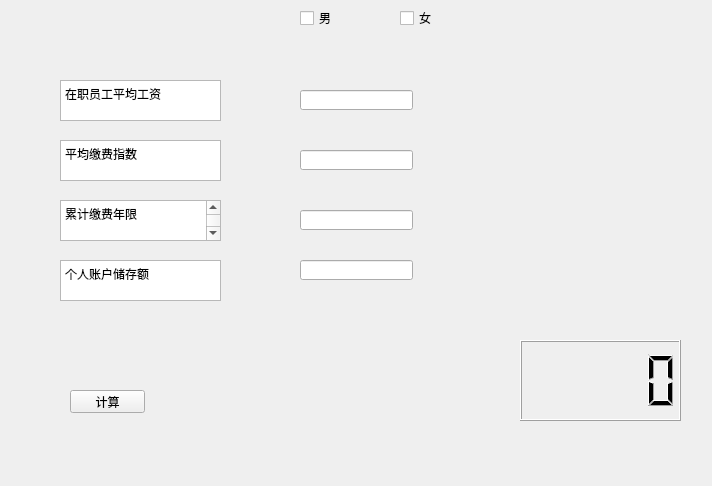
<?xml version="1.0" encoding="UTF-8"?>
<ui version="4.0">
 <class>Form</class>
 <widget class="QWidget" name="Form">
  <property name="geometry">
   <rect>
    <x>0</x>
    <y>0</y>
    <width>712</width>
    <height>486</height>
   </rect>
  </property>
  <property name="windowTitle">
   <string>养老金计算器</string>
  </property>
  <widget class="QTextBrowser" name="textBrowser">
   <property name="geometry">
    <rect>
     <x>60</x>
     <y>80</y>
     <width>161</width>
     <height>41</height>
    </rect>
   </property>
   <property name="html">
    <string>&lt;!DOCTYPE HTML PUBLIC &quot;-//W3C//DTD HTML 4.0//EN&quot; &quot;http://www.w3.org/TR/REC-html40/strict.dtd&quot;&gt;
&lt;html&gt;&lt;head&gt;&lt;meta name=&quot;qrichtext&quot; content=&quot;1&quot; /&gt;&lt;style type=&quot;text/css&quot;&gt;
p, li { white-space: pre-wrap; }
&lt;/style&gt;&lt;/head&gt;&lt;body style=&quot; font-family:'SimSun'; font-size:9pt; font-weight:400; font-style:normal;&quot;&gt;
&lt;p style=&quot; margin-top:0px; margin-bottom:0px; margin-left:0px; margin-right:0px; -qt-block-indent:0; text-indent:0px;&quot;&gt;在职员工平均工资&lt;/p&gt;&lt;/body&gt;&lt;/html&gt;</string>
   </property>
  </widget>
  <widget class="QTextBrowser" name="textBrowser_2">
   <property name="geometry">
    <rect>
     <x>60</x>
     <y>140</y>
     <width>161</width>
     <height>41</height>
    </rect>
   </property>
   <property name="html">
    <string>&lt;!DOCTYPE HTML PUBLIC &quot;-//W3C//DTD HTML 4.0//EN&quot; &quot;http://www.w3.org/TR/REC-html40/strict.dtd&quot;&gt;
&lt;html&gt;&lt;head&gt;&lt;meta name=&quot;qrichtext&quot; content=&quot;1&quot; /&gt;&lt;style type=&quot;text/css&quot;&gt;
p, li { white-space: pre-wrap; }
&lt;/style&gt;&lt;/head&gt;&lt;body style=&quot; font-family:'SimSun'; font-size:9pt; font-weight:400; font-style:normal;&quot;&gt;
&lt;p style=&quot; margin-top:0px; margin-bottom:0px; margin-left:0px; margin-right:0px; -qt-block-indent:0; text-indent:0px;&quot;&gt;平均缴费指数&lt;/p&gt;&lt;/body&gt;&lt;/html&gt;</string>
   </property>
  </widget>
  <widget class="QTextBrowser" name="textBrowser_3">
   <property name="geometry">
    <rect>
     <x>60</x>
     <y>200</y>
     <width>161</width>
     <height>41</height>
    </rect>
   </property>
   <property name="html">
    <string>&lt;!DOCTYPE HTML PUBLIC &quot;-//W3C//DTD HTML 4.0//EN&quot; &quot;http://www.w3.org/TR/REC-html40/strict.dtd&quot;&gt;
&lt;html&gt;&lt;head&gt;&lt;meta name=&quot;qrichtext&quot; content=&quot;1&quot; /&gt;&lt;style type=&quot;text/css&quot;&gt;
p, li { white-space: pre-wrap; }
&lt;/style&gt;&lt;/head&gt;&lt;body style=&quot; font-family:'SimSun'; font-size:9pt; font-weight:400; font-style:normal;&quot;&gt;
&lt;p style=&quot; margin-top:0px; margin-bottom:0px; margin-left:0px; margin-right:0px; -qt-block-indent:0; text-indent:0px;&quot;&gt;累计缴费年限&lt;/p&gt;
&lt;p style=&quot;-qt-paragraph-type:empty; margin-top:0px; margin-bottom:0px; margin-left:0px; margin-right:0px; -qt-block-indent:0; text-indent:0px;&quot;&gt;&lt;br /&gt;&lt;/p&gt;&lt;/body&gt;&lt;/html&gt;</string>
   </property>
  </widget>
  <widget class="QTextBrowser" name="textBrowser_4">
   <property name="geometry">
    <rect>
     <x>60</x>
     <y>260</y>
     <width>161</width>
     <height>41</height>
    </rect>
   </property>
   <property name="html">
    <string>&lt;!DOCTYPE HTML PUBLIC &quot;-//W3C//DTD HTML 4.0//EN&quot; &quot;http://www.w3.org/TR/REC-html40/strict.dtd&quot;&gt;
&lt;html&gt;&lt;head&gt;&lt;meta name=&quot;qrichtext&quot; content=&quot;1&quot; /&gt;&lt;style type=&quot;text/css&quot;&gt;
p, li { white-space: pre-wrap; }
&lt;/style&gt;&lt;/head&gt;&lt;body style=&quot; font-family:'SimSun'; font-size:9pt; font-weight:400; font-style:normal;&quot;&gt;
&lt;p style=&quot; margin-top:0px; margin-bottom:0px; margin-left:0px; margin-right:0px; -qt-block-indent:0; text-indent:0px;&quot;&gt;个人账户储存额&lt;/p&gt;&lt;/body&gt;&lt;/html&gt;</string>
   </property>
  </widget>
  <widget class="QPushButton" name="ok">
   <property name="geometry">
    <rect>
     <x>70</x>
     <y>390</y>
     <width>75</width>
     <height>23</height>
    </rect>
   </property>
   <property name="text">
    <string>计算</string>
   </property>
  </widget>
  <widget class="QCheckBox" name="check_1">
   <property name="geometry">
    <rect>
     <x>300</x>
     <y>10</y>
     <width>71</width>
     <height>16</height>
    </rect>
   </property>
   <property name="text">
    <string>男</string>
   </property>
  </widget>
  <widget class="QCheckBox" name="check_2">
   <property name="geometry">
    <rect>
     <x>400</x>
     <y>10</y>
     <width>71</width>
     <height>16</height>
    </rect>
   </property>
   <property name="text">
    <string>女</string>
   </property>
  </widget>
  <widget class="QLCDNumber" name="lcdNumber">
   <property name="geometry">
    <rect>
     <x>520</x>
     <y>340</y>
     <width>161</width>
     <height>81</height>
    </rect>
   </property>
  </widget>
  <widget class="QLineEdit" name="salary">
   <property name="geometry">
    <rect>
     <x>300</x>
     <y>90</y>
     <width>113</width>
     <height>20</height>
    </rect>
   </property>
  </widget>
  <widget class="QLineEdit" name="avg">
   <property name="geometry">
    <rect>
     <x>300</x>
     <y>150</y>
     <width>113</width>
     <height>20</height>
    </rect>
   </property>
  </widget>
  <widget class="QLineEdit" name="year">
   <property name="geometry">
    <rect>
     <x>300</x>
     <y>210</y>
     <width>113</width>
     <height>20</height>
    </rect>
   </property>
  </widget>
  <widget class="QLineEdit" name="sum">
   <property name="geometry">
    <rect>
     <x>300</x>
     <y>260</y>
     <width>113</width>
     <height>20</height>
    </rect>
   </property>
  </widget>
 </widget>
 <resources/>
 <connections/>
</ui>
